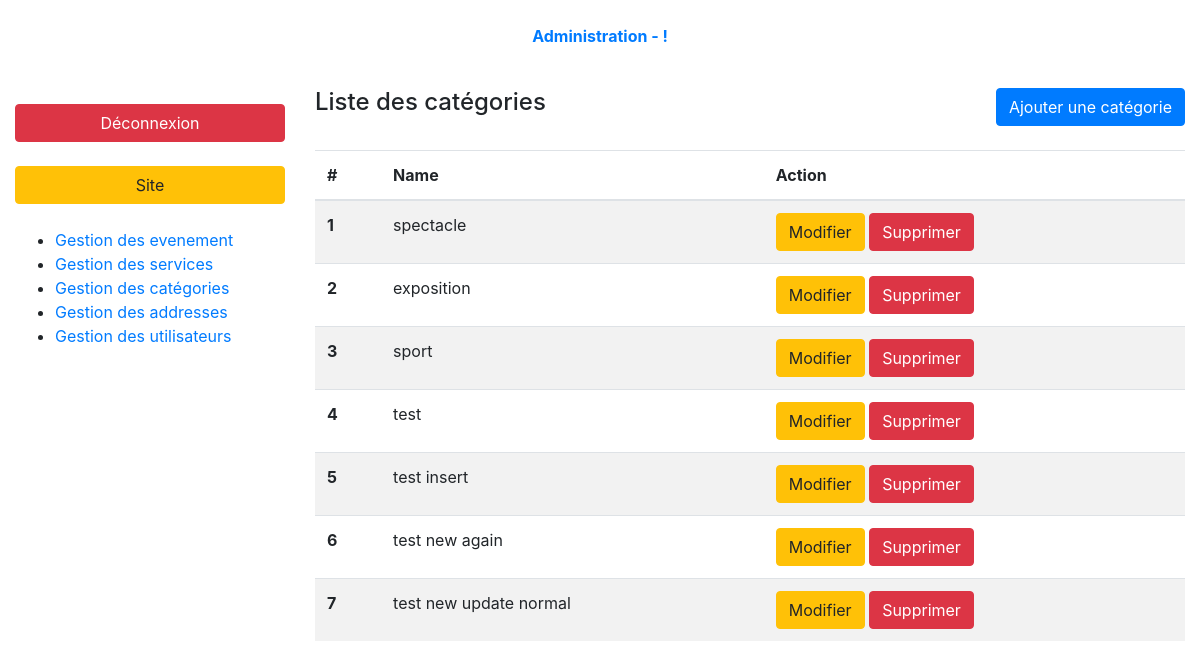
The app's page /index.php?page=admin-categories-list (signed in) with its own data.
### tables this page shows
CREATE TABLE `categories` (
  `id` int(10) UNSIGNED NOT NULL,
  `name` varchar(100) NOT NULL,
  `deleted` tinyint(1) UNSIGNED NOT NULL DEFAULT '0'
);

### controller/backend/categories.php (called while the page is built, shortened)
<?php
require_once ('././model/categories.php');
function categoriesList(){
    $categories = getCategoriesList();
    require_once './views/backend/categoriesList.php';
}

### model/categories.php (called while the page is built, shortened)
<?php
    function getCategoriesList()
    {
        $db = dbConnect();
        $query = $db->query('SELECT * FROM categories');
        return $query->fetchAll();
    }

### views/backend/categoriesList.php (the view, shortened to what this page needs)
    <div class="container-fluid">
        <?php require '././partials/backend/header.php'; ?>
        <div class="row my-3 index-content">
            <?php require '././partials/backend/nav.php'; ?>
            <section class="col-9">
                <header class="pb-4 d-flex justify-content-between">
                    <h4>Liste des catégories</h4>
                    <a class="btn btn-primary" href="index.php?page=admin-categories-form">Ajouter une catégorie</a>
                </header>
                <table class="table table-striped">
                    <thead>
                    <tr>
                        <th>#</th>
                        <th>Name</th>
                        <th>Action</th>
                    </tr>
                    </thead>
                    <tbody>
                    <?php foreach($categories as $key => $category): ?>
                        <tr>
                            <th><?= $category['id'];?></th>
                            <td><?= $category['name'];?></td>
                            <td>
                                <a href="index.php?page=admin-categories-form&category-id=<?= $category['id'];?>&action=edit" class="btn btn-warning">Modifier</a>
                                <a onclick="return confirm('Are you sure?')" href="index.php?page=admin-categories-list&category-id=<?= $category['id'];?>&action=delete" class="btn btn-danger">Supprimer</a>
                            </td>
                        </tr>
                    <?php endforeach; ?>
                    </tbody>
                </table>
            </section>
        </div>
    </div>
<?php require 'layout.php'; ?>

### records on screen
categories: id "1", name "spectacle"
categories: id "2", name "exposition"
categories: id "3", name "sport"
categories: id "4", name "test"
categories: id "5", name "test insert"
categories: id "6", name "test new again"
categories: id "7", name "test new update normal"
